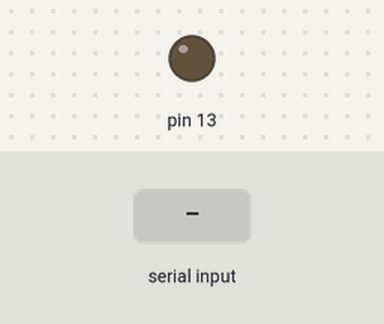
The sketch below on a simulated Arduino Uno, built with avr-gcc and run on an emulated ATmega328P. Shown: output pins drawn as LEDs (lit = HIGH). The inputs (shaded band) are chosen by the test bench.

Above: at 1.2 s.
1.3 s: "1" received over Serial
At 1.7 s:
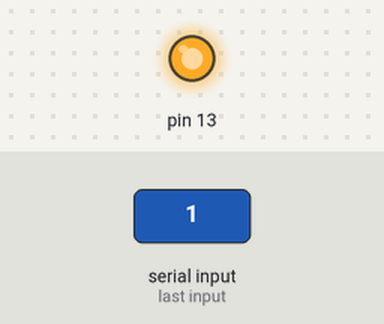
2.8 s: "0" received over Serial
At 4.0 s:
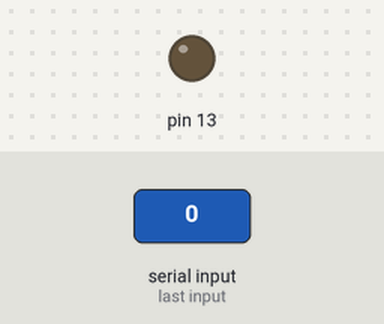
Timing chart, 0 to 5.8 s (numbered marks = the images above; inputs shaded):
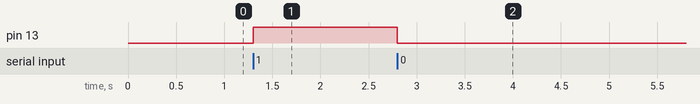

Measured:
- after the input at 1.3 s, pin 13: LOW → HIGH at once
- after the input at 2.8 s, pin 13: HIGH → LOW at once

The sketch:

arduino_facebook.ino
```cpp
char operation = 0;

void setup() {
 Serial.begin(9600);
 pinMode(13, OUTPUT);
}
void loop() {

 //Read from Serial if Data is Available
 if (Serial.available() > 0)
 {
   operation = Serial.read();
 }
//LED Off
 if(operation == '0')
   digitalWrite(13, LOW);
//LED On
 if(operation == '1')
   digitalWrite(13, HIGH);

}
```
